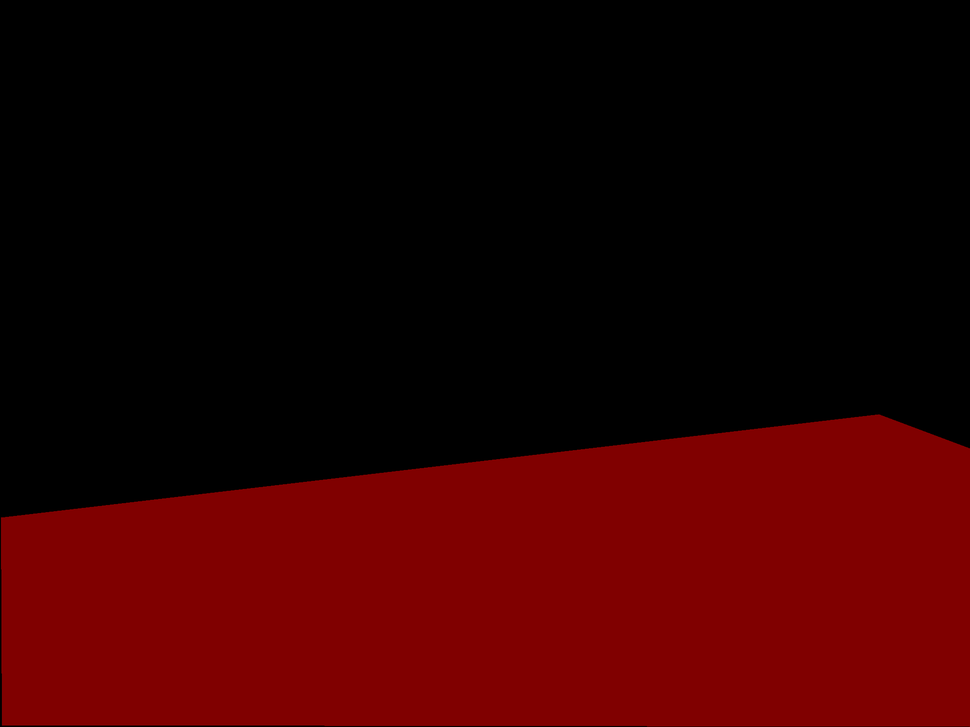
#> input picture lprnet/ces/label.png, 970 x 727 px, shrunk from 2048 x 1536 before the run
$ python ce.py
#> lines starting #> are read from the running program, lines starting #| are printed output that depends on the picture; after the words box and inside, x2 and y2 are one past the last pixel; in counts of white or black regions, pixels touching at a corner belong together
import cv2

image = cv2.imread('ces/label.png')
#> image is the input picture: shape (727, 970, 3); mean B, G, R 0, 0, 46.3
yuantu = cv2.imread('ces/img.png')
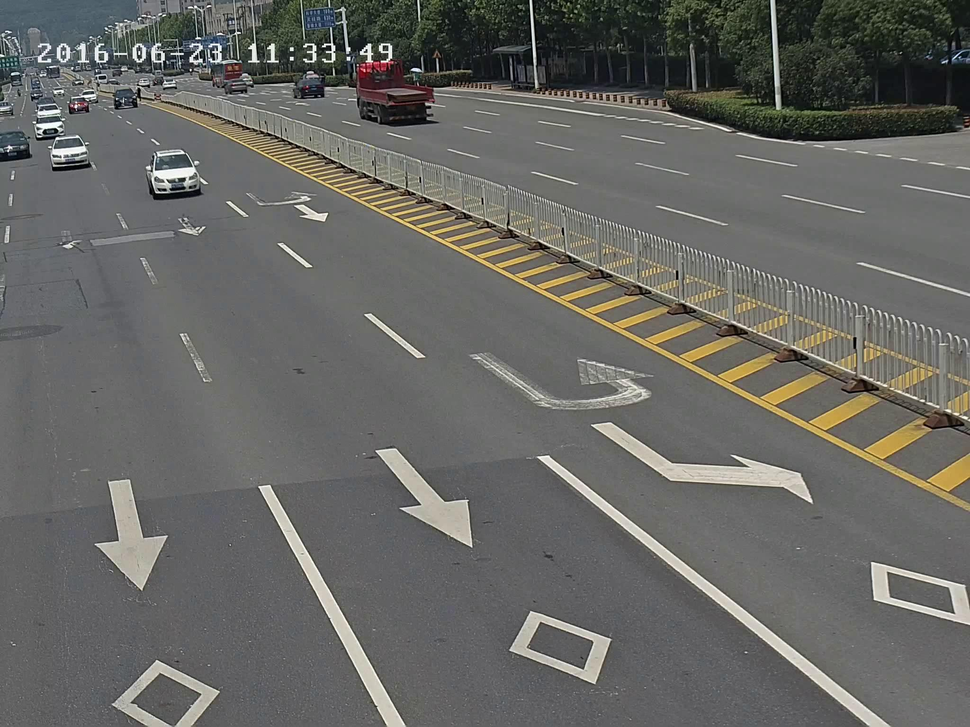
#> input picture lprnet/ces/img.png, 970 x 727 px, shrunk from 2048 x 1536 before the run
#> yuantu is the input picture: shape (727, 970, 3); mean B, G, R 99.7, 103.3, 103.4

img2gray = cv2.cvtColor(image, cv2.COLOR_BGR2GRAY)  # 将mask转换为灰度图
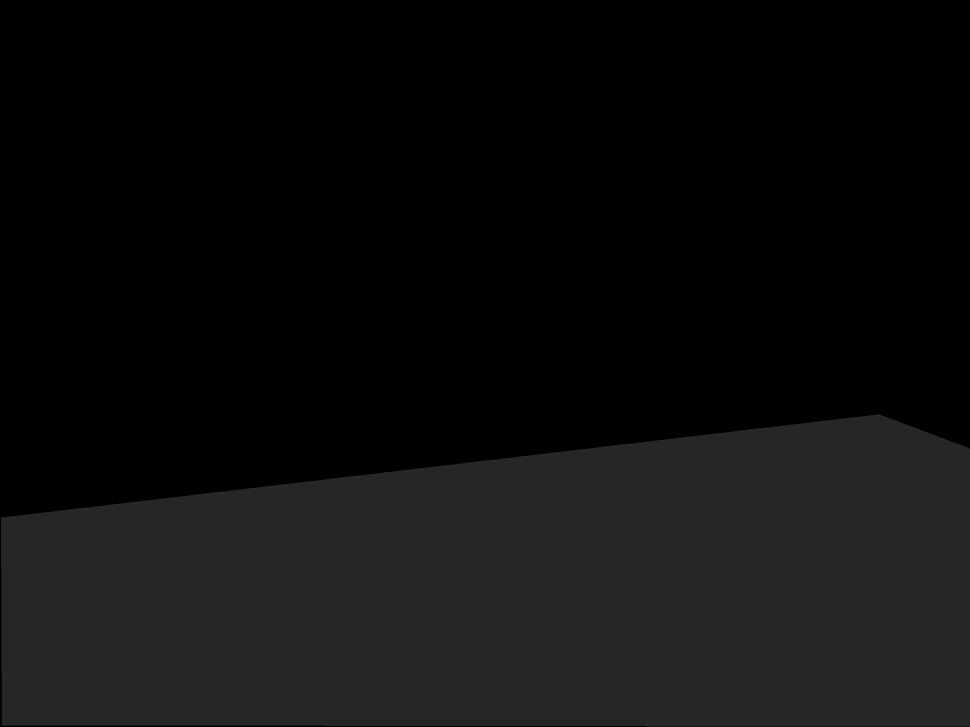
#> img2gray: shape (727, 970); min 0, max 42, mean 13.8
ret, mask = cv2.threshold(img2gray, 0, 255, cv2.THRESH_BINARY)  # 大于0的部分变为白，小于等于0的部分变黑
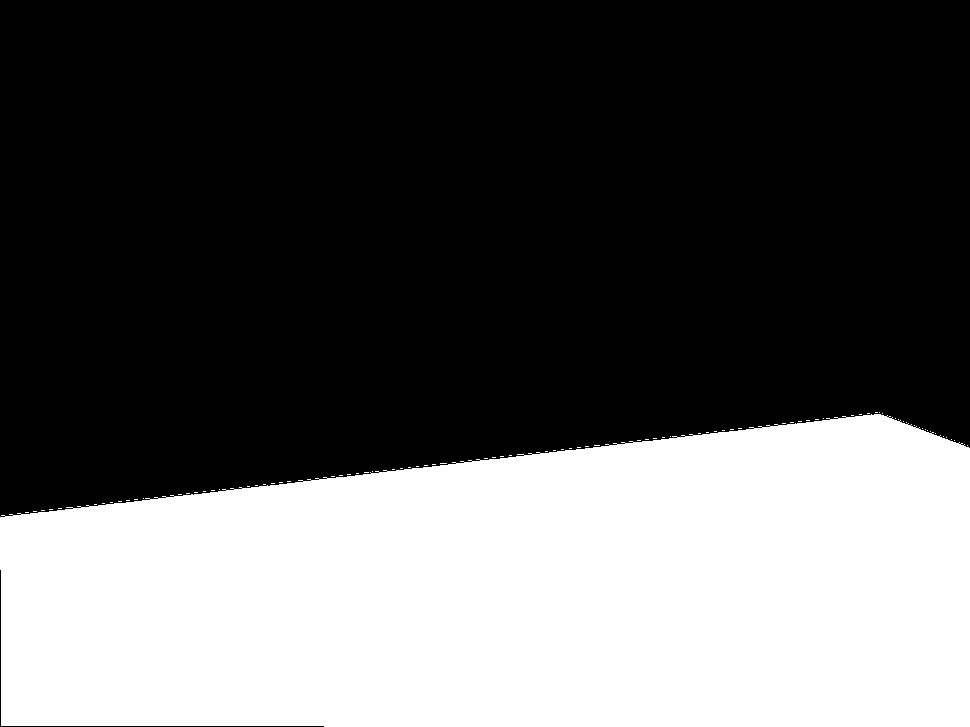
#> mask: shape (727, 970); 36.4% white; 87 white regions (86 under 20 px), largest, box (x1, y1, x2, y2) and area: (0, 414, 970, 727) 256592
img1_bg = cv2.bitwise_and(yuantu, yuantu, mask=mask)  # 按位与，0直接变黑，原图贴上白色部分不变
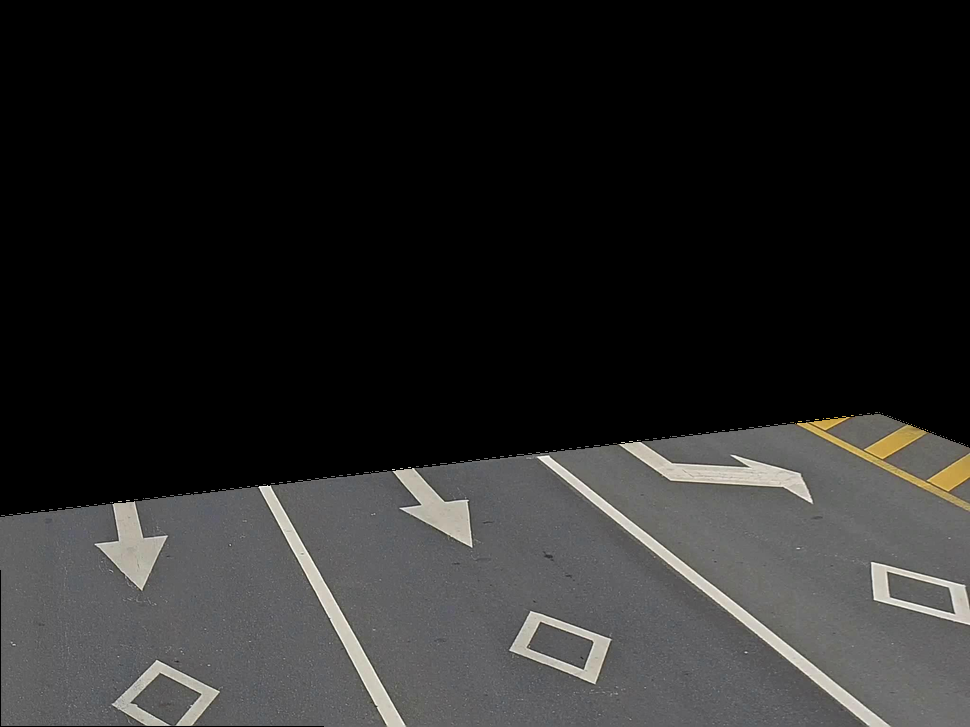
#> img1_bg: shape (727, 970, 3); mean B, G, R 38.7, 39.4, 39.7

cv2.imshow("111", img1_bg)
cv2.waitKey(0)
